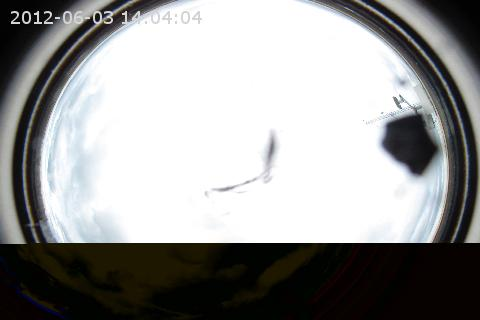
#> input picture kitcube-status/data/CC2-latest.jpg, 480 x 320 px
$ python test-CC2.py ../../kitcube-status/data/CC2-latest.jpg   (Python 2 division)
#> lines starting #> are read from the running program, lines starting #| are printed output that depends on the picture; long printed decimals are rounded
### src/kitcube-reader/CC2.py
# Use import CC2 to load the functions
# use reload(CC2) to reload after changes in the library
#
# TODO: Calculate the brightness considering the optical parameters !!!
#


import Image
import ExifTags

# [5 lines left out: function names, not called in this run]


def mean(file, black = 10, white = 245): # return the mean value of the image

    #print "Reading image: ", file
#> called with file = '../../kitcube-status/data/CC2-latest.jpg', black = 10, white = 245
    try:
       cimg = Image.open(file)
#> cimg is the input picture: PIL image 480x320 RGB; mean R, G, B 152.5, 152.7, 152

       # Get image properies (exposure, apperture, ...)
       exif = {}
       info = cimg._getexif()

       # [5 lines of commented-out code are left out]
    except:
       return [0, 0, 0, 0, 0]


    result = {'errors': None}
    try:
        t = info[33434]    # shutter time
        exposure = t[1]/t[0]
        result['exposure'] = '1/%d sec.' % (t[1]/t[0])
    except:
        result['exposure'] = None
        exposure = 0

    try:
        d = info[33437]    # diafragma
        apperture = float(d[0])/d[1]
        result['shutter'] = 'F/%.1f' % (float(d[0])/d[1])
    except:
        result['shutter'] = None
        apperture = 0

    try:
        focus = info[37386]
        focus = focus[0]/focus[1]
        result['focus'] = '%d mm.' % (focus[0]/focus[1])
    except:
        result['focus'] = None
        focus = 0

    #print result


    # Convert to greyscale and resize image
    try:
       limg = cimg.convert("L")
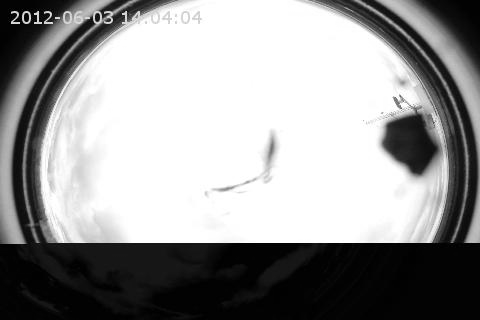
#> limg: PIL image 480x320 L; min 0, max 255, mean 152.5
       (x,y) = limg.size
#> x = 480; y = 320
       #print "Image size is " + str(x) + 'x' + str (y)

       centercrop = 0.65
       height = int ( centercrop * y )
#> height = 208
       width = height * 4 / 3
#> width = 277
       xmin = (x-width)/2
#> xmin = 101
       xmax = xmin + width
#> xmax = 378
       ymin = (y-height)/2
#> ymin = 56
       ymax = ymin + height
#> ymax = 264

       center = (xmin,ymin,xmax,ymax)
#> center = (101, 56, 378, 264)
       limg= limg.crop(center)
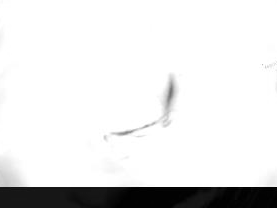
#> limg: PIL image 277x208 L; min 0, max 255, mean 229.1

       img = limg.resize((480,320))
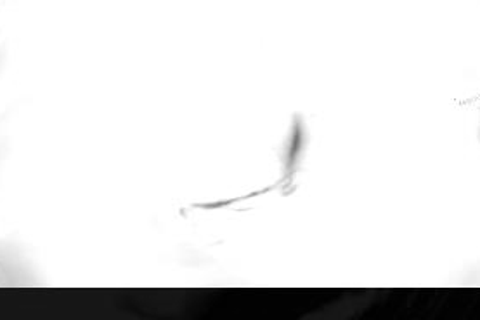
#> img: PIL image 480x320 L; min 0, max 255, mean 229.1
       #img.show()

       # Calculate pixel statisitcs
       n = 0;
       sum = 0;
       nwhite= 0;
       nblack = 0;
       ngrey = 0;
       data = img.load()
       (x,y) = img.size
       for i in range (0, x):
	 for j in range (0, y):
            n += 1;
            if data[i,j] < black:
            		nblack += 1
            elif data[i,j] > white:
            		nwhite += 1
            else:
            		ngrey += 1
            		sum += data[i,j]
#> after the loop, n = 153600; nblack = 7444; ngrey = 13186; nwhite = 132970; sum = 1286499

       if (ngrey < n/10) and (nblack > 0.8 * n):
          sum = 0;
          ngrey = 1;

       if (ngrey < n/10) and (nwhite > 0.25 * n):
	  sum = 255;
	  ngrey = 1;

       result = [ exposure, apperture, float(sum)/ngrey, 100.0 * float(nblack) / n, 100.0 * float(nwhite) / n]
#> result = [0, 0, 255, 4.85, 86.57]

    except:

       result = [ exposure, apperture, 0, 0, 0]


    #
    # print nice result plot
    #

    return result

### src/kitcube-reader/test-CC2.py
#! /usr/bin/env python
#

import sys
import CC2


if len(sys.argv) < 2:
   print "Usage: ..."
   exit(0)


image = sys.argv[1]
res = CC2.mean(image)
#> res = [0, 0, 255, 4.85, 86.57]

print "Result : " + str(res)
#| Result : [0, 0, 255.0, 4.846, 86.569]
